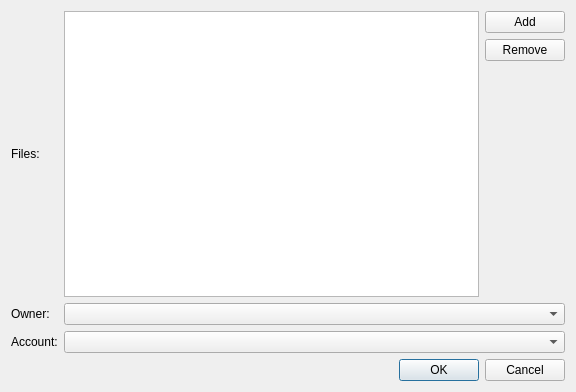
<?xml version="1.0" encoding="UTF-8"?>
<ui version="4.0">
 <class>ImportDataDialog</class>
 <widget class="QDialog" name="ImportDataDialog">
  <property name="geometry">
   <rect>
    <x>0</x>
    <y>0</y>
    <width>576</width>
    <height>392</height>
   </rect>
  </property>
  <property name="windowTitle">
   <string>Dialog</string>
  </property>
  <layout class="QGridLayout" name="gridLayout">
   <item row="1" column="0">
    <widget class="QLabel" name="ownerLabel">
     <property name="text">
      <string>Owner:</string>
     </property>
    </widget>
   </item>
   <item row="0" column="0">
    <widget class="QLabel" name="filesLabel">
     <property name="text">
      <string>Files:</string>
     </property>
    </widget>
   </item>
   <item row="1" column="1">
    <widget class="QComboBox" name="ownerComboBox"/>
   </item>
   <item row="2" column="1">
    <widget class="QComboBox" name="accountComboBox"/>
   </item>
   <item row="0" column="1">
    <layout class="QHBoxLayout" name="horizontalLayout">
     <item>
      <widget class="QListWidget" name="filesListWidget">
       <property name="alternatingRowColors">
        <bool>true</bool>
       </property>
      </widget>
     </item>
     <item>
      <layout class="QVBoxLayout" name="verticalLayout">
       <item>
        <widget class="QPushButton" name="addFileButton">
         <property name="text">
          <string>Add</string>
         </property>
        </widget>
       </item>
       <item>
        <widget class="QPushButton" name="removeFileButton">
         <property name="text">
          <string>Remove</string>
         </property>
        </widget>
       </item>
       <item>
        <spacer name="verticalSpacer">
         <property name="orientation">
          <enum>Qt::Vertical</enum>
         </property>
         <property name="sizeHint" stdset="0">
          <size>
           <width>20</width>
           <height>40</height>
          </size>
         </property>
        </spacer>
       </item>
      </layout>
     </item>
    </layout>
   </item>
   <item row="3" column="0" colspan="2">
    <widget class="QDialogButtonBox" name="buttonBox">
     <property name="orientation">
      <enum>Qt::Horizontal</enum>
     </property>
     <property name="standardButtons">
      <set>QDialogButtonBox::Cancel|QDialogButtonBox::Ok</set>
     </property>
    </widget>
   </item>
   <item row="2" column="0">
    <widget class="QLabel" name="accountLabel">
     <property name="text">
      <string>Account:</string>
     </property>
    </widget>
   </item>
  </layout>
 </widget>
 <resources/>
 <connections>
  <connection>
   <sender>buttonBox</sender>
   <signal>accepted()</signal>
   <receiver>ImportDataDialog</receiver>
   <slot>accept()</slot>
   <hints>
    <hint type="sourcelabel">
     <x>248</x>
     <y>254</y>
    </hint>
    <hint type="destinationlabel">
     <x>157</x>
     <y>274</y>
    </hint>
   </hints>
  </connection>
  <connection>
   <sender>buttonBox</sender>
   <signal>rejected()</signal>
   <receiver>ImportDataDialog</receiver>
   <slot>reject()</slot>
   <hints>
    <hint type="sourcelabel">
     <x>316</x>
     <y>260</y>
    </hint>
    <hint type="destinationlabel">
     <x>286</x>
     <y>274</y>
    </hint>
   </hints>
  </connection>
 </connections>
</ui>
